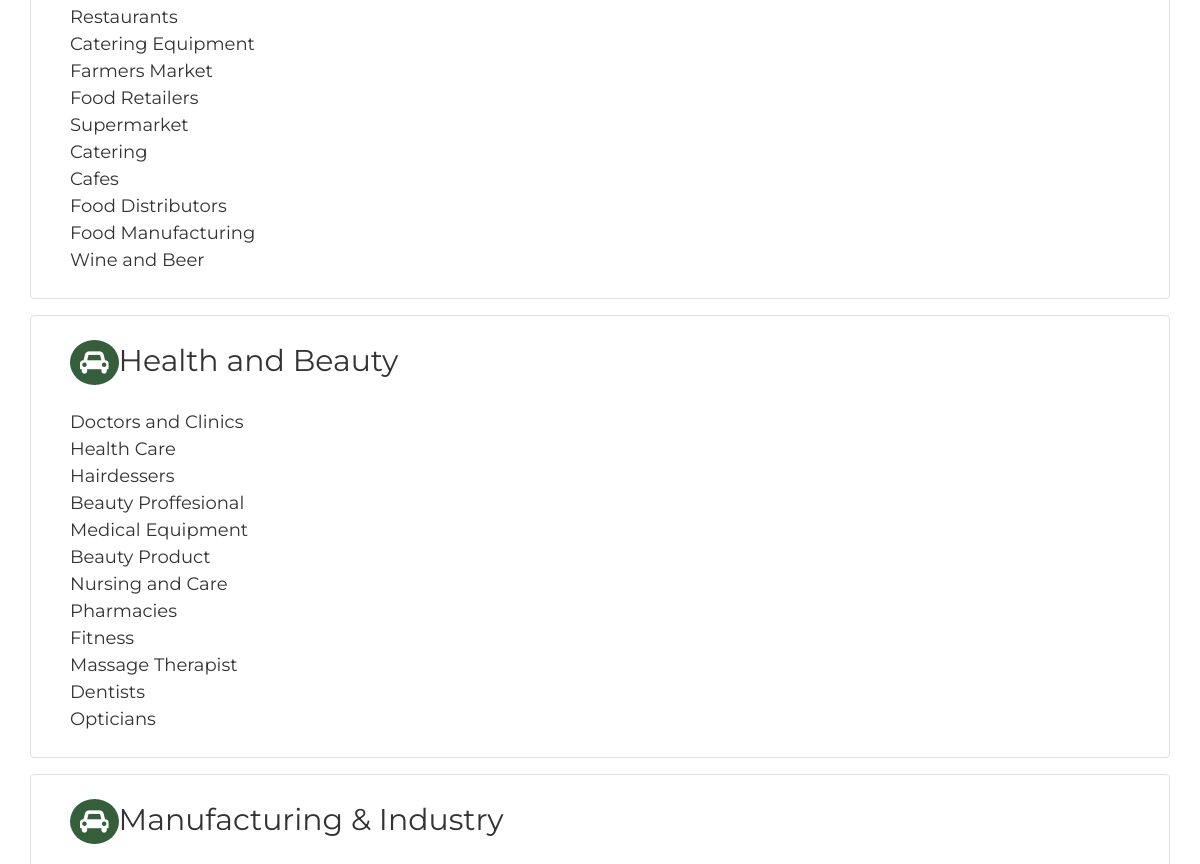
/category.php (middle part), run on an earlier commit of the app's database.
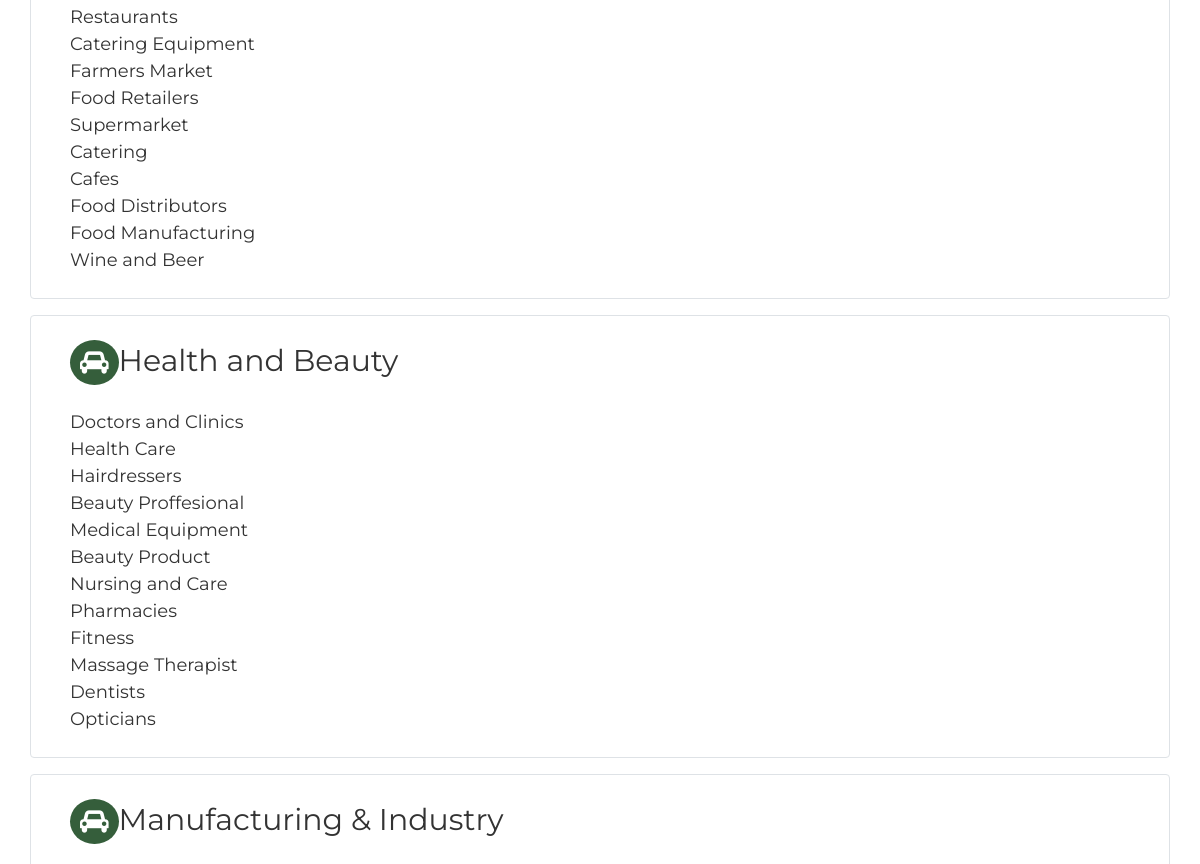
And on a later commit of the database.
### tables this page shows
CREATE TABLE `subcategory_list` (
  `ID` int(11) NOT NULL,
  `catId` int(11) NOT NULL,
  `subCategory` varchar(255) NOT NULL,
  `tags` varchar(255) NOT NULL
);

### category.php (the view, shortened to what this page needs)
<?php
$sql = "SELECT *
FROM category_list";
$pdo = Database::connection();
$stmt = $pdo->prepare($sql);
$stmt->execute();
if ($stmt->errorCode() !== '00000') {
    $errorInfo = $stmt->errorInfo();
} else {
    $datas = $stmt->fetchAll();
    $numRows = $stmt->rowCount();
}
?>
<!DOCTYPE html>
<html lang="zxx">
<head>
    <link rel="stylesheet" type="text/css" href="css/profilestyle.css">
    <link rel="stylesheet" href="css/bootstrap.min.css" type="text/css">
    <link rel="stylesheet" href="css/font-awesome.min.css" type="text/css">
    <link rel="stylesheet" href="css/elegant-icons.css" type="text/css">
    <link rel="stylesheet" href="css/jquery-ui.min.css" type="text/css">
    <link rel="stylesheet" href="css/nice-select.css" type="text/css">
    <link rel="stylesheet" href="css/owl.carousel.min.css" type="text/css">
    <link rel="stylesheet" href="css/magnific-popup.css" type="text/css">
    <link rel="stylesheet" href="css/slicknav.min.css" type="text/css">
    <link rel="stylesheet" href="css/style1.css" type="text/css">
    <link rel="stylesheet" href="css/templatemo-plot-listing1.css" type="text/css">
</head>
<body>
    <section class="property-details-section">
        <div class="container">
            <div class="row">
                <div class="col-lg-12">
                    <div class="pd-text">
                        <br>
                        <div class="pd-widget">
                            <?php if ($numRows > 0) {
                                foreach ($datas as $data) {
                                    $catid = $data['ID'];
                                    $sql1 = "SELECT * FROM subcategory_list WHERE catid = $catid";
                                    $stmt1 = $pdo->prepare($sql1);
                                    $stmt1->execute();
                                    if ($stmt1->errorCode() !== '00000') {
                                        $errorInfo = $stmt1->errorInfo();
                                    } else {
                                        $datas1 = $stmt1->fetchAll();
                                        $numRows1 = $stmt1->rowCount();
                                    }
                            ?>
                                    <div class="mt-3 bg-white border rounded px-2 py-3 p-md-4">
                                        <div class="col-lg-12">
                                            <h3><a href="#" class="category-link"><i class="fa fa-car circular-icon" style="font-size: 25px;"></i><?php echo $data['category'] ?></a></h3><br>
                                            <?php if ($numRows1 > 0) {
                                                foreach ($datas1 as $data1) {
                                            ?>
                                                    <div class="subcategory">
                                                        <a href="<?php echo "listing.php?c=".$data1['ID'] ?>" class="subcategory-link"><?php echo $data1['subCategory'] ?></a>
                                                    </div>
                                            <?php }
                                            } ?>
                                        </div>
                                    </div>
                            <?php }
                            } ?>
                        </div>
                    </div>
                </div>
            </div>
        </div>
    </section>
</body>
</html>

What changed in the data, as far as the page shows it:
changed subcategory_list: subCategory "Hairdessers" → "Hairdressers"
